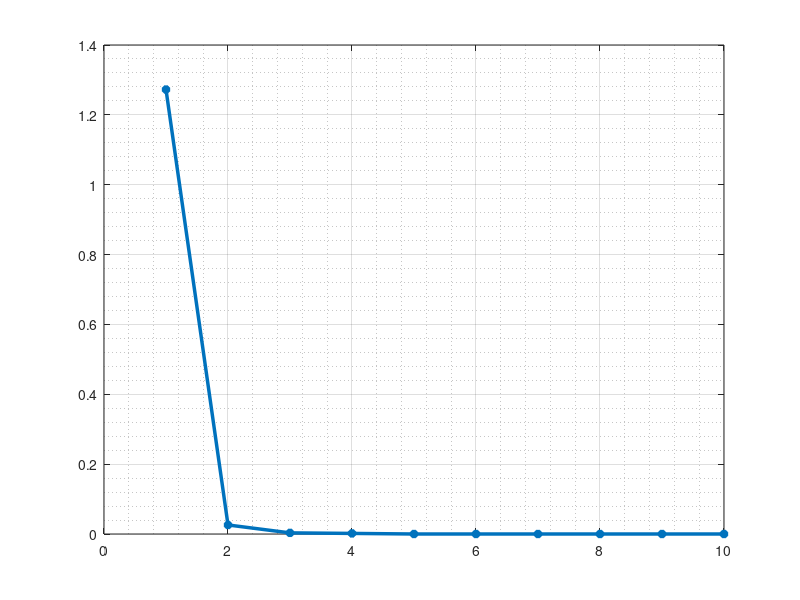

The MATLAB script that drew this image:
clc;clear all;close all;
%% noise choosing
nn=1;
if nn==1
    noise='without noise'
    elseif nn==2
        noise='Low_noise'
    elseif nn==3
        noise='Medium noise'
    elseif nn==4
        noise='Medium noise'
end
%% Load data
load ('data')
len_train=750;
u=data(:,5);
y=data(:,nn);
y_train=y(1:len_train,1);
y_test=y(len_train+1:end,1);

X=[u.^0 u.^1 u.^2 u.^3 u.^4 u.^5 u.^6 u.^7 u.^8 u.^9];
U_trn=X(1:len_train,:);
U_tst=X(len_train+1:end,:);

%% algorithm
n=10;
v1=U_trn;
V=zeros(len_train,n);
for i=1:n
    veta(i,1)=v1(:,i)'*y_train/norm(v1(:,i),2)^2;
    error(i,1)=(veta(i,1)^2)*norm(v1(:,i),2)^2;
end
error;
[C(1),index(1)]=max(error);
V(:,1)=U_trn(:,index(1));
selectedReg_FS(1,1)=index(1);
%%
for k=2:n
    clear v1 veta error
    for i=1:n
        p=0;
        for m=1:size(selectedReg_FS,1)
            if i==selectedReg_FS(m,1)
                p=1;
            end
        end
        if p==0
            for j=1:k-1
                r(j,k,i)=V(:,j)'*U_trn(:,i)/norm(V(:,j),2)^2;
            end
            sum=0;
            for j=1:k-1
                sum=sum+r(j,k,i)*V(:,j);
            end
            v1(:,k,i)=U_trn(:,i)-sum;
            veta(k,1,i)=v1(:,k,i)'*y_train/norm(v1(:,k,i),2)^2;
            error(i,1)=(veta(k,1,i)^2)*norm(v1(:,k,i),2)^2;
        end
    end
    error;
    [C(k),index(k)]=max(error(:,1));
    selectedReg_FS(k,1)=index(k);
    V(:,k)=v1(:,k,index(k));
end
display(selectedReg_FS-1)
%% Orthogonal
R=(V'*V)^(-1)*V'*U_trn;
Vtest=U_tst*R^(-1);
%% 
for i=1:n
    clear vSelected
    for j=1:i
        v_Selected(:,j)=V(:,j);
        vSelectedTest(:,j)=Vtest(:,j);
    end
    %%
    v_eta_Hat=(v_Selected'*v_Selected)^(-1)*v_Selected'*y_train;
    yHat=v_Selected*v_eta_Hat;
    yHat_Test=vSelectedTest*v_eta_Hat;
    outputError(i,1)=norm((y_train-yHat),2)^2;
    outputErrorTest(i,1)=norm((y_test-yHat_Test),2)^2;
end
run=1;
index=zeros(n,1);
J_tst=zeros(n,1,n);
J_trn=zeros(n,1,n);
clear yHatTest
for j=1:n
    clear uSelected U_trn theta U_tst
    reg=zeros(1,n-j+1);
    indexes=1;
    for k=1:n
        p=0;
        for m=1:j
            if k==index(m)
                p=1;
            end
        end
        if p==0
            reg(1,indexes)=k;
            indexes=indexes+1;
        end
    end
    indexes=indexes-1;
    theta=zeros(j,1,n-j+1);
    yHat_Test=zeros(250,1,n-j+1);
    yHatTrain=zeros(750,1,n-j+1);
    %%
    for k=1:indexes
        for m=1:j
            if run
                uSelected(k,:)=sort(reg(k));
            else
                uSelected(k,:)=sort([index(1:j-1)' reg(k)]);
            end
        end
    end
    for k=1:size(uSelected,1)
        for m=1:size(uSelected,2)
            U_trn(:,m,k) =  V(:,uSelected(k,m));
            U_tst(:,m,k) = Vtest(:,uSelected(k,m));
        end
    end
    %% theta
    for i=1:n-j+1
        theta(:,1,i)=(U_trn(:,:,i)'*U_trn(:,:,i))^(-1)*U_trn(:,:,i)'*y_train;
    end
    %% CostFuncton test
    for i=1:n-j+1
        yHat_Test(:,1,i)=U_tst(:,:,i)*theta(:,1,i);
    end
    for i=1:n-j+1
        J_tst(i,1,j)=0.5*norm((y_test - yHat_Test(:,1,i)),2)^2;
    end
    %% CostFuncton train
    for i=1:n-j+1
        yHatTrain(:,1,i)=U_trn(:,:,i)*theta(:,1,i);
    end
    for i=1:n-j+1
        J_trn(i,1,j)=0.5*norm((y_train - yHatTrain(:,1,i)),2)^2;
    end
    [D(j),index(j)]=min(J_trn(1:n-j+1,j));
    D_test_min(j)=min(J_tst(1:n-j+1,j));
    index(j)=reg(index(j));
    run=0;
end
disp(index-1)
%% Plots
plot(1:n,D_test_min,'*-','Linewidth',2.5),grid on,grid minor